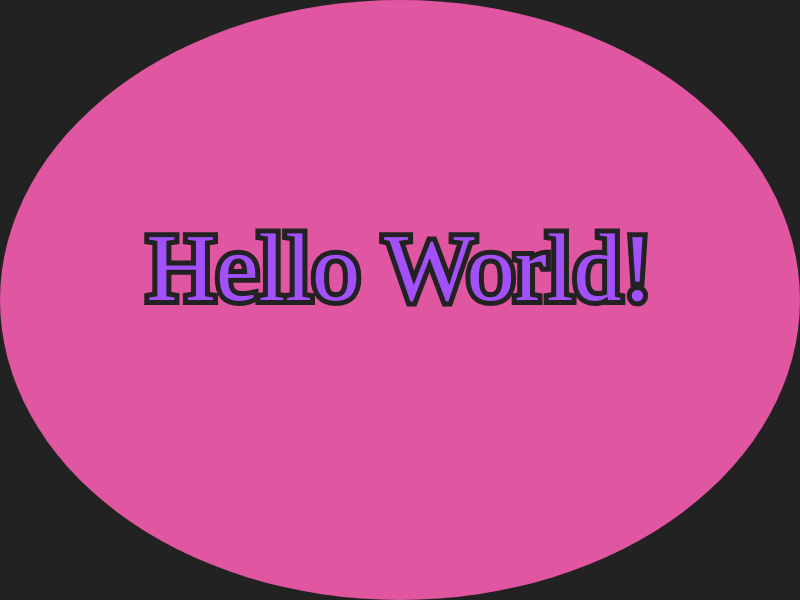
Frame 1 (no input)
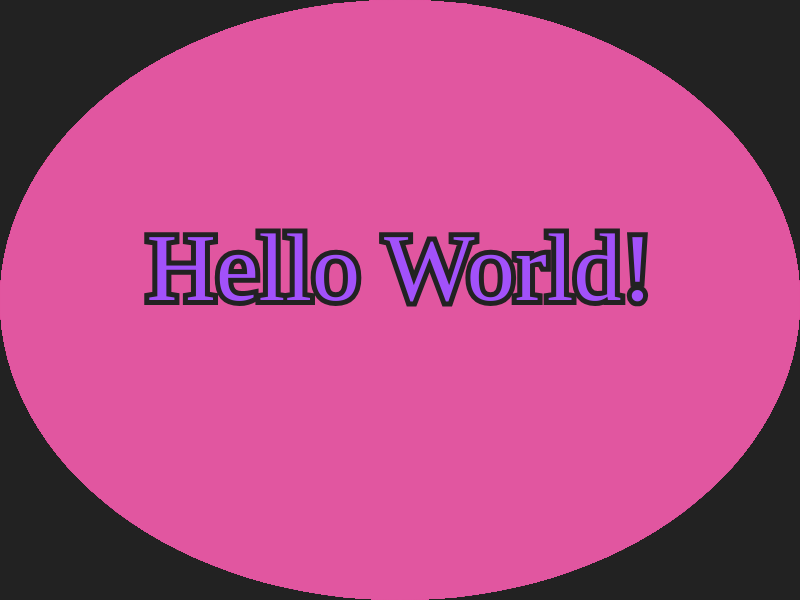
Frame 60 (no input)
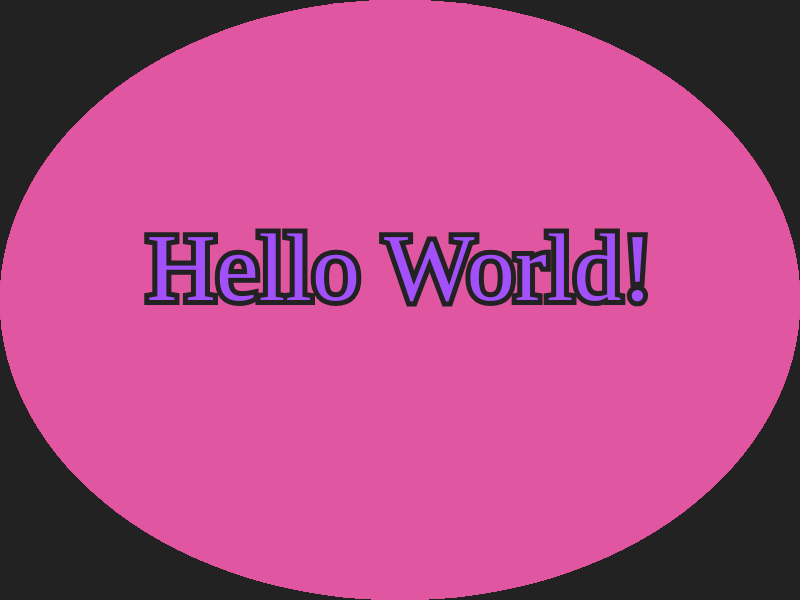
Frame 120 (the mouse pressed at the canvas centre since frame 60)

The p5.js sketch that drew these frames (run headless with seeded random() and noise() and a simulated clock; from frame 60 on, the mouse is pressed at the canvas centre):

// p5.js sketch
// ── sketch.js
function setup() {
  createCanvas(800, 600);
  background("#222222");
  
  colorMode(HSL);

  textFont("impact");
  textSize(96);

  print("YIPPPEEEE!!!!");
}

function draw() {
  noStroke();
  fill("#e156a0");
  ellipse(width / 2, height / 2, width, height);

  fill("#A251FA");
  stroke("#222222");
  strokeWeight(10);
  textAlign(CENTER);
  text("Hello World!", width / 2, height / 2);
}
